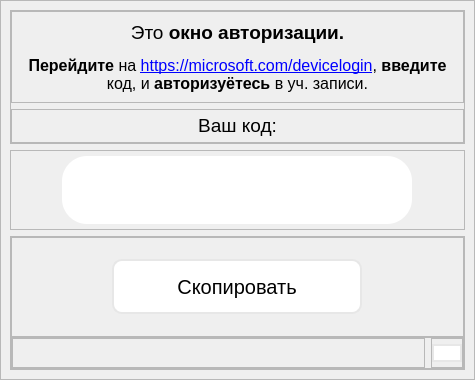
<?xml version="1.0" encoding="UTF-8"?>
<ui version="4.0">
 <class>MainWindow</class>
 <widget class="QMainWindow" name="MainWindow">
  <property name="geometry">
   <rect>
    <x>0</x>
    <y>0</y>
    <width>475</width>
    <height>380</height>
   </rect>
  </property>
  <property name="sizePolicy">
   <sizepolicy hsizetype="Preferred" vsizetype="Preferred">
    <horstretch>0</horstretch>
    <verstretch>0</verstretch>
   </sizepolicy>
  </property>
  <property name="minimumSize">
   <size>
    <width>475</width>
    <height>380</height>
   </size>
  </property>
  <property name="maximumSize">
   <size>
    <width>475</width>
    <height>380</height>
   </size>
  </property>
  <property name="font">
   <font>
    <family>Segoe UI</family>
   </font>
  </property>
  <property name="windowTitle">
   <string>MainWindow</string>
  </property>
  <widget class="QWidget" name="centralwidget">
   <layout class="QHBoxLayout" name="horizontalLayout">
    <property name="spacing">
     <number>0</number>
    </property>
    <property name="leftMargin">
     <number>0</number>
    </property>
    <property name="topMargin">
     <number>0</number>
    </property>
    <property name="rightMargin">
     <number>0</number>
    </property>
    <property name="bottomMargin">
     <number>0</number>
    </property>
    <item>
     <widget class="QFrame" name="main_frame">
      <property name="frameShape">
       <enum>QFrame::StyledPanel</enum>
      </property>
      <property name="frameShadow">
       <enum>QFrame::Raised</enum>
      </property>
      <layout class="QVBoxLayout" name="verticalLayout">
       <item>
        <widget class="QFrame" name="text_frame">
         <property name="frameShape">
          <enum>QFrame::StyledPanel</enum>
         </property>
         <property name="frameShadow">
          <enum>QFrame::Raised</enum>
         </property>
         <layout class="QVBoxLayout" name="verticalLayout_2">
          <property name="leftMargin">
           <number>0</number>
          </property>
          <property name="topMargin">
           <number>0</number>
          </property>
          <property name="rightMargin">
           <number>0</number>
          </property>
          <property name="bottomMargin">
           <number>0</number>
          </property>
          <item>
           <widget class="QFrame" name="info_text_frame">
            <property name="minimumSize">
             <size>
              <width>0</width>
              <height>70</height>
             </size>
            </property>
            <property name="frameShape">
             <enum>QFrame::StyledPanel</enum>
            </property>
            <property name="frameShadow">
             <enum>QFrame::Raised</enum>
            </property>
            <layout class="QHBoxLayout" name="horizontalLayout_7">
             <item>
              <widget class="QLabel" name="label_2">
               <property name="text">
                <string>&lt;html&gt;&lt;head/&gt;&lt;body&gt;&lt;p align=&quot;center&quot;&gt;&lt;span style=&quot; font-size:14pt;&quot;&gt;Это &lt;/span&gt;&lt;span style=&quot; font-size:14pt; font-weight:600;&quot;&gt;окно авторизации.&lt;/span&gt;&lt;/p&gt;&lt;p align=&quot;center&quot;&gt;&lt;span style=&quot; font-size:12pt; font-weight:600;&quot;&gt;Перейдите&lt;/span&gt;&lt;span style=&quot; font-size:12pt;&quot;&gt; на &lt;/span&gt;&lt;span style=&quot; font-size:12pt; text-decoration: underline; color:#0000ff;&quot;&gt;https://microsoft.com/devicelogin&lt;/span&gt;&lt;span style=&quot; font-size:12pt;&quot;&gt;, &lt;/span&gt;&lt;span style=&quot; font-size:12pt; font-weight:600;&quot;&gt;введите&lt;/span&gt;&lt;span style=&quot; font-size:12pt;&quot;&gt; код, и &lt;/span&gt;&lt;span style=&quot; font-size:12pt; font-weight:600;&quot;&gt;авторизуётесь&lt;/span&gt;&lt;span style=&quot; font-size:12pt;&quot;&gt; в уч. записи.&lt;/span&gt;&lt;/p&gt;&lt;/body&gt;&lt;/html&gt;</string>
               </property>
               <property name="alignment">
                <set>Qt::AlignCenter</set>
               </property>
               <property name="wordWrap">
                <bool>true</bool>
               </property>
              </widget>
             </item>
            </layout>
           </widget>
          </item>
          <item>
           <widget class="QFrame" name="help_text_frame">
            <property name="frameShape">
             <enum>QFrame::StyledPanel</enum>
            </property>
            <property name="frameShadow">
             <enum>QFrame::Raised</enum>
            </property>
            <layout class="QHBoxLayout" name="horizontalLayout_8">
             <property name="leftMargin">
              <number>0</number>
             </property>
             <property name="topMargin">
              <number>0</number>
             </property>
             <property name="rightMargin">
              <number>0</number>
             </property>
             <property name="bottomMargin">
              <number>0</number>
             </property>
             <item>
              <widget class="QLabel" name="label">
               <property name="text">
                <string>&lt;html&gt;&lt;head/&gt;&lt;body&gt;&lt;p align=&quot;center&quot;&gt;&lt;span style=&quot; font-size:14pt;&quot;&gt;Ваш код:&lt;/span&gt;&lt;/p&gt;&lt;/body&gt;&lt;/html&gt;</string>
               </property>
               <property name="alignment">
                <set>Qt::AlignCenter</set>
               </property>
              </widget>
             </item>
            </layout>
           </widget>
          </item>
         </layout>
        </widget>
       </item>
       <item>
        <widget class="QFrame" name="code_frame">
         <property name="maximumSize">
          <size>
           <width>16777215</width>
           <height>80</height>
          </size>
         </property>
         <property name="frameShape">
          <enum>QFrame::StyledPanel</enum>
         </property>
         <property name="frameShadow">
          <enum>QFrame::Raised</enum>
         </property>
         <layout class="QHBoxLayout" name="horizontalLayout_5">
          <property name="leftMargin">
           <number>0</number>
          </property>
          <property name="topMargin">
           <number>5</number>
          </property>
          <property name="rightMargin">
           <number>0</number>
          </property>
          <property name="bottomMargin">
           <number>5</number>
          </property>
          <item>
           <widget class="QFrame" name="code_text_frame">
            <property name="maximumSize">
             <size>
              <width>350</width>
              <height>16777215</height>
             </size>
            </property>
            <property name="styleSheet">
             <string notr="true">#code_text_frame {
  background-color: rgb(255, 255, 255);
  border-radius: 25px;
}
</string>
            </property>
            <property name="frameShape">
             <enum>QFrame::StyledPanel</enum>
            </property>
            <property name="frameShadow">
             <enum>QFrame::Raised</enum>
            </property>
            <layout class="QHBoxLayout" name="horizontalLayout_6">
             <item>
              <widget class="QLabel" name="login_code_lable">
               <property name="font">
                <font>
                 <family>Segoe UI</family>
                 <pointsize>35</pointsize>
                </font>
               </property>
               <property name="text">
                <string/>
               </property>
               <property name="alignment">
                <set>Qt::AlignCenter</set>
               </property>
              </widget>
             </item>
            </layout>
           </widget>
          </item>
         </layout>
        </widget>
       </item>
       <item>
        <widget class="QFrame" name="butons_frame">
         <property name="minimumSize">
          <size>
           <width>0</width>
           <height>0</height>
          </size>
         </property>
         <property name="frameShape">
          <enum>QFrame::StyledPanel</enum>
         </property>
         <property name="frameShadow">
          <enum>QFrame::Raised</enum>
         </property>
         <layout class="QVBoxLayout" name="verticalLayout_3">
          <property name="spacing">
           <number>0</number>
          </property>
          <property name="leftMargin">
           <number>0</number>
          </property>
          <property name="topMargin">
           <number>0</number>
          </property>
          <property name="rightMargin">
           <number>0</number>
          </property>
          <property name="bottomMargin">
           <number>0</number>
          </property>
          <item>
           <widget class="QFrame" name="frame">
            <property name="styleSheet">
             <string notr="true">.QPushButton {
  background-color: rgb(255, 255, 255);
  border: 2px solid #e7e7e7;
  border-radius: 10px;
}

.QPushButton:hover {
	background-color: #e7e7e7;
}</string>
            </property>
            <property name="frameShape">
             <enum>QFrame::StyledPanel</enum>
            </property>
            <property name="frameShadow">
             <enum>QFrame::Raised</enum>
            </property>
            <layout class="QHBoxLayout" name="horizontalLayout_3">
             <item>
              <widget class="QPushButton" name="copy_login_code_btn">
               <property name="sizePolicy">
                <sizepolicy hsizetype="Preferred" vsizetype="Preferred">
                 <horstretch>0</horstretch>
                 <verstretch>0</verstretch>
                </sizepolicy>
               </property>
               <property name="maximumSize">
                <size>
                 <width>250</width>
                 <height>55</height>
                </size>
               </property>
               <property name="font">
                <font>
                 <family>Segoe UI</family>
                 <pointsize>15</pointsize>
                 <weight>50</weight>
                 <bold>false</bold>
                </font>
               </property>
               <property name="cursor">
                <cursorShape>PointingHandCursor</cursorShape>
               </property>
               <property name="text">
                <string>Скопировать</string>
               </property>
              </widget>
             </item>
            </layout>
           </widget>
          </item>
          <item>
           <widget class="QFrame" name="frame_2">
            <property name="maximumSize">
             <size>
              <width>16777215</width>
              <height>32</height>
             </size>
            </property>
            <property name="styleSheet">
             <string notr="true">.QPushButton {
  background-color: rgb(255, 255, 255);
  border: 2px solid #e7e7e7;
  border-radius: 10;
}

.QPushButton:hover {
	background-color: #e7e7e7;
}</string>
            </property>
            <property name="frameShape">
             <enum>QFrame::StyledPanel</enum>
            </property>
            <property name="frameShadow">
             <enum>QFrame::Raised</enum>
            </property>
            <layout class="QHBoxLayout" name="horizontalLayout_2">
             <property name="leftMargin">
              <number>0</number>
             </property>
             <property name="topMargin">
              <number>0</number>
             </property>
             <property name="rightMargin">
              <number>0</number>
             </property>
             <property name="bottomMargin">
              <number>0</number>
             </property>
             <item>
              <widget class="QFrame" name="frame_3">
               <property name="frameShape">
                <enum>QFrame::StyledPanel</enum>
               </property>
               <property name="frameShadow">
                <enum>QFrame::Raised</enum>
               </property>
              </widget>
             </item>
             <item>
              <widget class="QFrame" name="frame_4">
               <property name="maximumSize">
                <size>
                 <width>32</width>
                 <height>32</height>
                </size>
               </property>
               <property name="frameShape">
                <enum>QFrame::StyledPanel</enum>
               </property>
               <property name="frameShadow">
                <enum>QFrame::Raised</enum>
               </property>
               <layout class="QHBoxLayout" name="horizontalLayout_4">
                <property name="spacing">
                 <number>0</number>
                </property>
                <property name="leftMargin">
                 <number>0</number>
                </property>
                <property name="topMargin">
                 <number>0</number>
                </property>
                <property name="rightMargin">
                 <number>0</number>
                </property>
                <property name="bottomMargin">
                 <number>0</number>
                </property>
                <item>
                 <widget class="QPushButton" name="pushButton_2">
                  <property name="text">
                   <string/>
                  </property>
                  <property name="icon">
                   <iconset resource="../icon-pack/icons.qrc">
                    <normaloff>:/icons/settings.ico</normaloff>:/icons/settings.ico</iconset>
                  </property>
                 </widget>
                </item>
               </layout>
              </widget>
             </item>
            </layout>
           </widget>
          </item>
         </layout>
        </widget>
       </item>
      </layout>
     </widget>
    </item>
   </layout>
  </widget>
 </widget>
 <resources>
  <include location="../icon-pack/icons.qrc"/>
 </resources>
 <connections/>
</ui>
